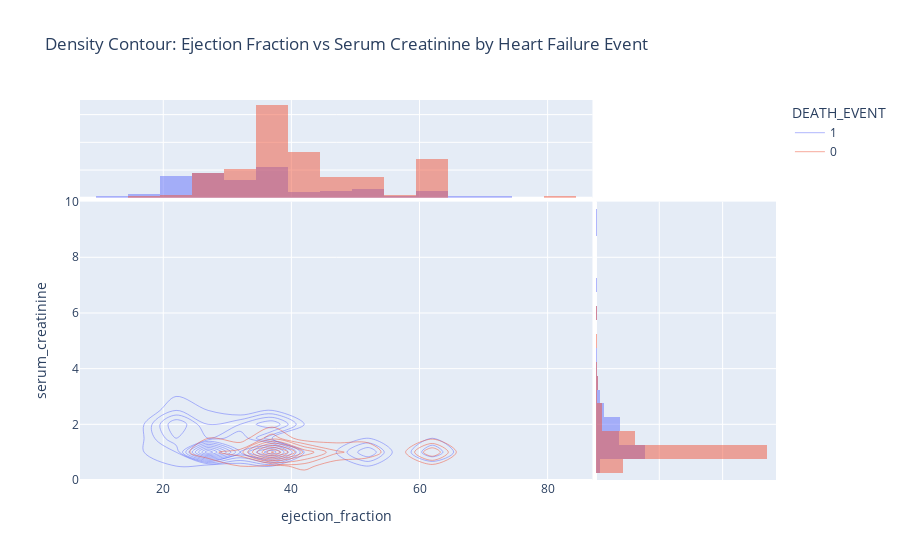

Notebook code for this chart:
### Code cell
contour_fig = px.density_contour(
    df, 
    x='ejection_fraction', 
    y='serum_creatinine', 
    color='DEATH_EVENT',
    marginal_x="histogram", 
    marginal_y="histogram",
    title="Density Contour: Ejection Fraction vs Serum Creatinine by Heart Failure Event"
)
contour_fig.show()

### Figure 1 — Plotly figure (JSON) as saved in the notebook; plotly's stock layout.template omitted (floating-point values rounded to 4 significant figures; data arrays with more than 128 entries replaced by an {"elided": "..."} marker saying what was removed)
{"data": [{"contours": {"coloring": "none"}, "hovertemplate": "DEATH_EVENT=1<br>ejection_fraction=%{x}<br>serum_creatinine=%{y}<br>count=%{z}<extra></extra>", "legendgroup": "1", "line": {"color": "#636efa"}, "name": "1", "showlegend": true, "type": "histogram2dcontour", "x": [20, 38, 20, 20, 20, 40, 15, 60, 65, 35, 38, 25, 30, 38, 50, 38, 14, 25, 55, 30, 35, 30, 38, 40, 45, 38, 30, 38, 45, 35, 50, 35, 50, 50, 38, 20, 30, 45, 60, 38, 25, 38, 20, 30, 25, 20, 62, 50, 38, 30, 20, 20, 25, 40, 35, 20, 15, 25, 25, 25, 35, 20, 20, 25, 25, 25, 30, 60, 60, 38, 40, 17, 38, 25, 30, 45, 35, 30, 38, 20, 25, 25, 38, 25, 30, 50, 25, 20, 45, 30, 70, 20, 30, 25, 25, 20], "xaxis": "x", "xbingroup": "x", "y": [1.9, 1.1, 1.3, 1.9, 2.7, 2.1, 1.2, 1.1, 1.5, 9.4, 4, 0.9, 1.1, 1.1, 1.3, 0.9, 0.8, 1, 1.9, 1.6, 0.9, 1.83, 1.9, 1, 1.3, 5.8, 1.2, 1.83, 3, 1, 1, 3.5, 1, 1, 3, 1.83, 1.2, 1.2, 1.1, 1.9, 0.9, 0.6, 4.4, 1, 1, 1.4, 6.8, 1, 2.2, 2, 1.1, 1.3, 1, 2.3, 1, 2.9, 1.3, 1, 1.2, 1.83, 1, 1.2, 0.7, 2.5, 1, 1.7, 1.7, 1.2, 1.3, 1.83, 3.7, 2.1, 1.1, 1.7, 1.83, 2.5, 0.9, 1.1, 1.3, 2.4, 1, 1.2, 2.5, 1.2, 1.5, 0.6, 2.1, 1.6, 1.8, 1.6, 9, 1.83, 1.7, 1.1, 1.4, 1.83], "yaxis": "y", "ybingroup": "y"}, {"alignmentgroup": "True", "bingroup": "x", "hovertemplate": "DEATH_EVENT=1<br>ejection_fraction=%{x}<br>count=%{y}<extra></extra>", "legendgroup": "1", "marker": {"color": "#636efa"}, "name": "1", "offsetgroup": "1", "opacity": 0.5, "showlegend": false, "type": "histogram", "x": [20, 38, 20, 20, 20, 40, 15, 60, 65, 35, 38, 25, 30, 38, 50, 38, 14, 25, 55, 30, 35, 30, 38, 40, 45, 38, 30, 38, 45, 35, 50, 35, 50, 50, 38, 20, 30, 45, 60, 38, 25, 38, 20, 30, 25, 20, 62, 50, 38, 30, 20, 20, 25, 40, 35, 20, 15, 25, 25, 25, 35, 20, 20, 25, 25, 25, 30, 60, 60, 38, 40, 17, 38, 25, 30, 45, 35, 30, 38, 20, 25, 25, 38, 25, 30, 50, 25, 20, 45, 30, 70, 20, 30, 25, 25, 20], "xaxis": "x3", "yaxis": "y3"}, {"alignmentgroup": "True", "bingroup": "y", "hovertemplate": "DEATH_EVENT=1<br>serum_creatinine=%{y}<br>count=%{x}<extra></extra>", "legendgroup": "1", "marker": {"color": "#636efa"}, "name": "1", "offsetgroup": "1", "opacity": 0.5, "showlegend": false, "type": "histogram", "xaxis": "x2", "y": [1.9, 1.1, 1.3, 1.9, 2.7, 2.1, 1.2, 1.1, 1.5, 9.4, 4, 0.9, 1.1, 1.1, 1.3, 0.9, 0.8, 1, 1.9, 1.6, 0.9, 1.83, 1.9, 1, 1.3, 5.8, 1.2, 1.83, 3, 1, 1, 3.5, 1, 1, 3, 1.83, 1.2, 1.2, 1.1, 1.9, 0.9, 0.6, 4.4, 1, 1, 1.4, 6.8, 1, 2.2, 2, 1.1, 1.3, 1, 2.3, 1, 2.9, 1.3, 1, 1.2, 1.83, 1, 1.2, 0.7, 2.5, 1, 1.7, 1.7, 1.2, 1.3, 1.83, 3.7, 2.1, 1.1, 1.7, 1.83, 2.5, 0.9, 1.1, 1.3, 2.4, 1, 1.2, 2.5, 1.2, 1.5, 0.6, 2.1, 1.6, 1.8, 1.6, 9, 1.83, 1.7, 1.1, 1.4, 1.83], "yaxis": "y2"}, {"contours": {"coloring": "none"}, "hovertemplate": "DEATH_EVENT=0<br>ejection_fraction=%{x}<br>serum_creatinine=%{y}<br>count=%{z}<extra></extra>", "legendgroup": "0", "line": {"color": "#EF553B"}, "name": "0", "showlegend": true, "type": "histogram2dcontour", "x": {"elided": "203 int values"}, "xaxis": "x", "xbingroup": "x", "y": {"elided": "203 float values"}, "yaxis": "y", "ybingroup": "y"}, {"alignmentgroup": "True", "bingroup": "x", "hovertemplate": "DEATH_EVENT=0<br>ejection_fraction=%{x}<br>count=%{y}<extra></extra>", "legendgroup": "0", "marker": {"color": "#EF553B"}, "name": "0", "offsetgroup": "0", "opacity": 0.5, "showlegend": false, "type": "histogram", "x": {"elided": "203 int values"}, "xaxis": "x3", "yaxis": "y3"}, {"alignmentgroup": "True", "bingroup": "y", "hovertemplate": "DEATH_EVENT=0<br>serum_creatinine=%{y}<br>count=%{x}<extra></extra>", "legendgroup": "0", "marker": {"color": "#EF553B"}, "name": "0", "offsetgroup": "0", "opacity": 0.5, "showlegend": false, "type": "histogram", "xaxis": "x2", "y": {"elided": "203 float values"}, "yaxis": "y2"}], "layout": {"barmode": "overlay", "legend": {"title": {"text": "DEATH_EVENT"}, "tracegroupgap": 0}, "title": {"text": "Density Contour: Ejection Fraction vs Serum Creatinine by Heart Failure Event"}, "xaxis": {"anchor": "y", "domain": [0, 0.7363], "title": {"text": "ejection_fraction"}}, "xaxis2": {"anchor": "y2", "domain": [0.7413, 1], "matches": "x2", "showgrid": true, "showline": false, "showticklabels": false, "ticks": ""}, "xaxis3": {"anchor": "y3", "domain": [0, 0.7363], "matches": "x", "showgrid": true, "showticklabels": false}, "xaxis4": {"anchor": "y4", "domain": [0.7413, 1], "matches": "x2", "showgrid": true, "showline": false, "showticklabels": false, "ticks": ""}, "yaxis": {"anchor": "x", "domain": [0, 0.7326], "title": {"text": "serum_creatinine"}}, "yaxis2": {"anchor": "x2", "domain": [0, 0.7326], "matches": "y", "showgrid": true, "showticklabels": false}, "yaxis3": {"anchor": "x3", "domain": [0.7426, 1], "matches": "y3", "showgrid": true, "showline": false, "showticklabels": false, "ticks": ""}, "yaxis4": {"anchor": "x4", "domain": [0.7426, 1], "matches": "y3", "showgrid": true, "showline": false, "showticklabels": false, "ticks": ""}}}
